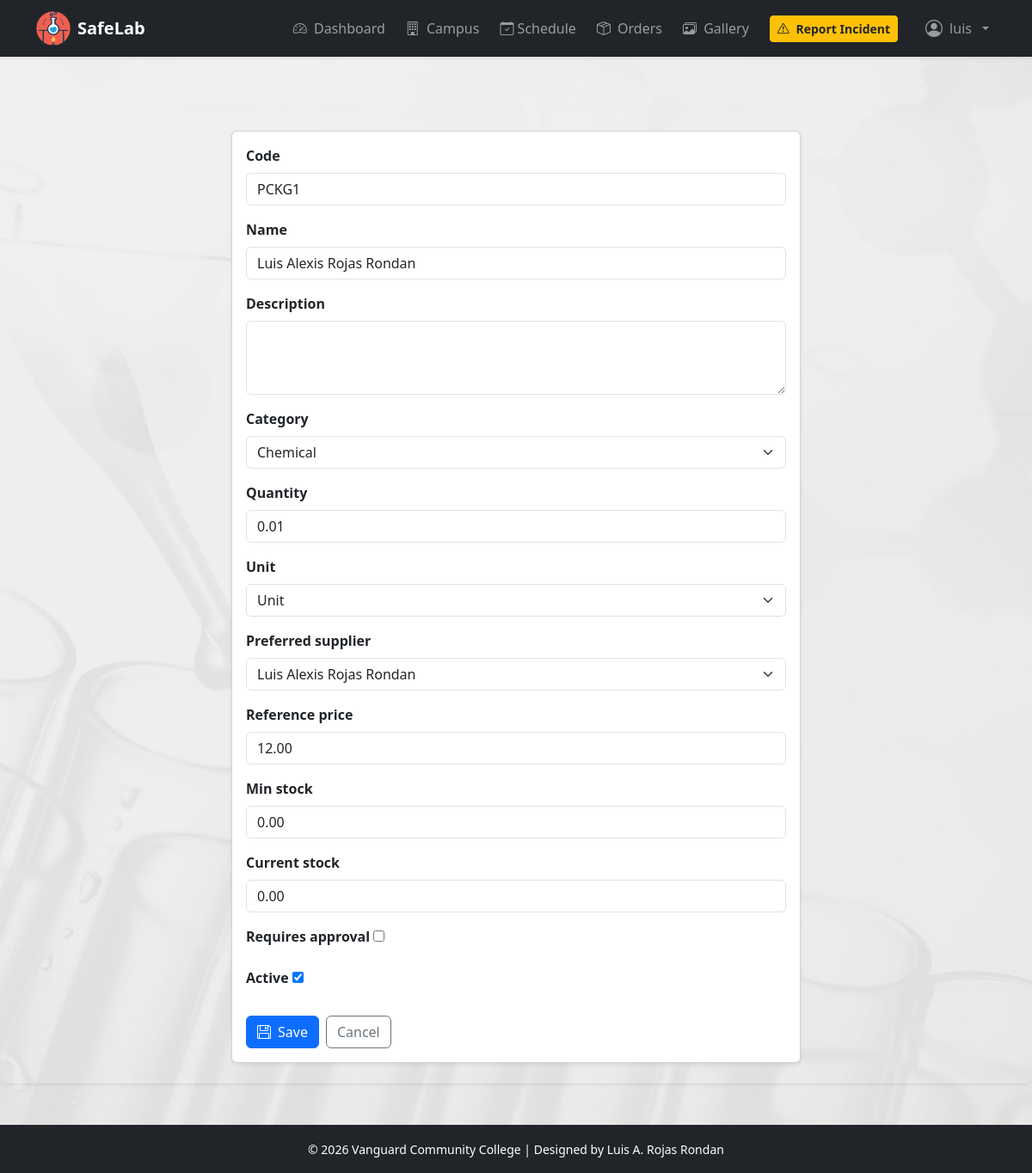
/orders/products/1/edit/ (signed in), run on the app's committed database.
### apps/orders/models.py (models this page shows, shortened)
class Product(models.Model):
    AUTOCODE = 'PKG'
    code = models.CharField(max_length=50, blank=True, null=True, help_text='Auto')
    name = models.CharField(max_length=200)
    description = models.TextField(blank=True)
    category = models.CharField(
        max_length=20,
        choices=ProductCategory.choices,
        default=ProductCategory.CHEMICAL
    )
    quantity = models.DecimalField(max_digits=10, decimal_places=2, default=0)
    unit = models.CharField(
        max_length=10,
        choices=UnitOfMeasure.choices,
        default=UnitOfMeasure.UNIT
    )
    preferred_supplier = models.ForeignKey(
        Supplier, on_delete=models.SET_NULL,
        null=True, blank=True, related_name='products'
    )
    reference_price = models.DecimalField(
        max_digits=12, decimal_places=2, null=True, blank=True
    )
    min_stock = models.DecimalField(max_digits=10, decimal_places=2, default=0)
    current_stock = models.DecimalField(max_digits=10, decimal_places=2, default=0)
    requires_approval = models.BooleanField(default=False)
    active = models.BooleanField(default=True)
    created_at = models.DateTimeField(auto_now_add=True)
    updated_at = models.DateTimeField(auto_now=True)
    class Meta:
        verbose_name = 'Product'
        verbose_name_plural = 'Products'
        ordering = ['name']

### apps/orders/views.py (the view)
# urls.py: path('products/<int:pk>/edit/', views.edit_product, name='edit_product'),
@login_required
@permission_required('orders.change_product', raise_exception=True)
def edit_product(request, pk):
    product = get_object_or_404(Product, pk=pk)
    form = ProductForm(request.POST or None, instance=product)
    if form.is_valid():
        form.save()
        messages.success(request, 'Product updated.')
        return redirect('orders:product_list')
    return render(request, 'orders/product_form.html', {
        'form': form, 'product': product, 'title': 'Edit Product'
    })

### apps/orders/forms.py
class ProductForm(forms.ModelForm):
    class Meta:
        model = Product
        fields = [
            'code', 'name', 'description', 'category', 'quantity', 'unit',
            'preferred_supplier', 'reference_price', 'min_stock',
            'current_stock', 'requires_approval', 'active'
        ]
        widgets = {
            'code': forms.TextInput(attrs={'class': 'form-control'}),
            'name': forms.TextInput(attrs={'class': 'form-control'}),
            'description': forms.Textarea(attrs={'rows': 3, 'class': 'form-control'}),
            'category': forms.Select(attrs={'class': 'form-select'}),
            'quantity': forms.NumberInput(attrs={'class': 'form-control', 'min': '0.01', 'step': '0.01'}),
            'unit': forms.Select(attrs={'class': 'form-select'}),
            'preferred_supplier': forms.Select(attrs={'class': 'form-select'}),
            'reference_price': forms.NumberInput(attrs={'class': 'form-control', 'step': '0.01'}),
            'min_stock': forms.NumberInput(attrs={'class': 'form-control', 'step': '0.01'}),
            'current_stock': forms.NumberInput(attrs={'class': 'form-control', 'step': '0.01'}),
        }

### apps/orders/models.py (called while the page is built)
    def __str__(self):
        return self.name

### templates/orders/product_form.html (shortened to what this page needs)
{% extends "base.html" %}
{% block content %}
<div class="row justify-content-center">
  <div class="col-lg-7">
    <div class="card shadow-sm">
      <div class="card-body">
        <form method="post">
          {% for field in form %}
          <div class="mb-3">
            <label class="form-label fw-semibold">{{ field.label }}</label>
            {{ field }}
          </div>
          {% endfor %}
          <div class="d-flex gap-2 mt-4">
            <button type="submit" class="btn btn-primary">
              <i class="bi bi-floppy me-2"></i>Save
            </button>
            <a href="{% url 'orders:product_list' %}" class="btn btn-outline-secondary">Cancel</a>
          </div>
        </form>
      </div>
    </div>
  </div>
</div>
{% endblock %}

### templates/base.html (shortened to what this page needs)
{% load static %}
<!DOCTYPE html>
<html lang="en">
<head>
    <link href="https://cdn.jsdelivr.net/npm/bootstrap@5.3.3/dist/css/bootstrap.min.css" rel="stylesheet">
    <link rel="stylesheet" href="{% static 'css/gallery.css' %}">
    <link rel="stylesheet" href="{% static 'css/core.css'%}">
    <link rel="stylesheet" href="{% static 'assets/dist/css/bootstrap.min.css' %}">
    <link rel="stylesheet" href="https://cdn.jsdelivr.net/npm/bootstrap-icons@1.11.3/font/bootstrap-icons.css">
</head>
<body class="d-flex flex-column min-vh-100">
    <nav class="navbar navbar-expand-lg navbar-dark bg-dark shadow-sm fixed-top">
        <div class="container">
            <a class="navbar-brand fw-bold d-flex align-items-center gap-2"
               href="{% url 'dashboard' %}">
                <img src="/static/img/save-lab.png" style="width:40px;height:40px" alt="SafeLab">
                SafeLab
            </a>
            <div class="collapse navbar-collapse" id="navbarMain">
                <ul class="navbar-nav ms-auto align-items-lg-center gap-lg-2">
                    {% if request.user.is_authenticated %}
                    <li class="nav-item">
                        <a class="nav-link btn-hover" href="{% url 'dashboard' %}">
                            <i class="bi bi-speedometer2 me-1"></i>
                            Dashboard
                        </a>
                    </li>
                    <li class="nav-item">
                        <a class="nav-link btn-hover" href="{% url 'home' %}">
                            <i class="bi bi-building me-1"></i>
                            Campus
                        </a>
                    </li>
                    <li class="nav-item">
                        <a class="nav-link btn-hover" href="{% url 'schedules:main' %}">
                            <i class="bi bi-calendar-check"></i>
                            Schedule
                        </a>
                    </li>
                    <li class="nav-item">
                        <a class="nav-link btn-hover" href="{% url 'orders:product_list' %}">
                            <i class="bi bi-box-seam me-1"></i>
                            Orders
                        </a>
                    </li>
                    <li class="nav-item">
                        <a class="nav-link btn-hover" href="{% url 'gallery' %}">
                            <i class="bi bi-images me-1"></i>
                            Gallery
                        </a>
                    </li>
                    <li class="nav-item">
                        <a class="btn btn-warning btn-sm text-dark fw-semibold ms-lg-2"
                           href="{% url 'reports:report' %}">
                            <i class="bi bi-exclamation-triangle me-1"></i>
                            Report Incident
                        </a>
                    </li>
                    <li class="nav-item dropdown ms-lg-3">
                        <a class="nav-link dropdown-toggle d-flex align-items-center gap-2"
                           href="#" role="button" data-bs-toggle="dropdown">
                            <i class="bi bi-person-circle fs-5"></i>
                            {{ request.user }}
                        </a>
                    </li>
                    {% else %}
                    <li class="nav-item">
                        <a class="btn btn-outline-light btn-sm" href="{% url 'accounts:login' %}">
                            <i class="bi bi-box-arrow-in-right me-1"></i> Login
                        </a>
                    </li>
                    {% endif %}
                </ul>
            </div>
        </div>
    </nav>
    <div  class="mt-5 mb-5 p-4 rounded-3 shadow-sm">
        {% block content %}{% endblock %}
    </div>
    <footer class="mt-auto py-3 bg-dark text-white text-center">
        <div class="container">
            <span class="small">&copy; 2026 Vanguard Community College | Designed by <a href="https://github.com/lrondan" class="text-decoration-none text-white">Luis A. Rojas Rondan</a></span>
        </div>
    </footer>
</body>
</html>

### static/css/gallery.css (style rules this page uses)
.card { transition: transform 0.3s; }

### templates/base.html (style rules this page uses)
body { background-image: url('/static/img/medical-concept.jpg'); background-size: cover; background-position: center; background-repeat: no-repeat; background-color: #f8f9fa; font-family: system-ui, -apple-system, sans-serif; padding-top: 80px; }
.navbar-brand img { transition: transform .3s; }
.nav-link { transition: all .2s ease; }
.navbar { backdrop-filter: blur(6px); }
.btn-hover { transition: all 0.2s ease; }

### data on the page
Product: form "PCKG1" "Luis Alexis Rojas Rondan" "Chemical" "0.01" "Unit" "Luis Alexis Rojas Rondan" "12.00" "0.00" "0.00" "☑"

### other printed values
{{ request.user }} "luis"
{{ field.label }} "Code" "Name" "Description" "Category" "Quantity" "Unit" "Preferred supplier" "Reference price" "Min stock" "Current stock" "Requires approval" "Active"
